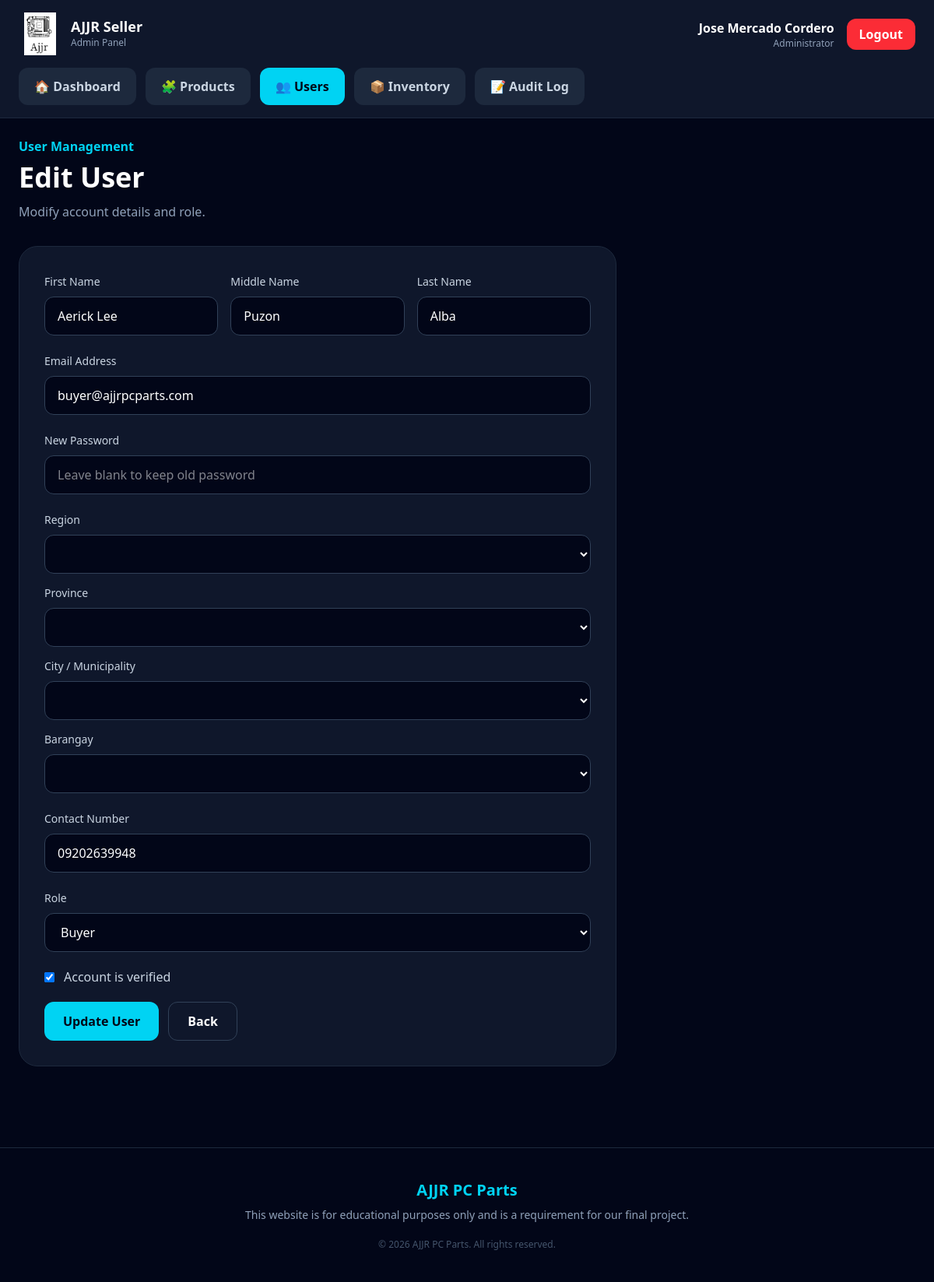
The app's page /seller/editUser.php?id=3 (signed in) with its own data.
### tables this page shows
CREATE TABLE `users` (
  `user_id` int(11) NOT NULL,
  `first_name` varchar(100) NOT NULL DEFAULT '',
  `middle_name` varchar(100) DEFAULT NULL,
  `last_name` varchar(100) NOT NULL DEFAULT '',
  `email` varchar(100) NOT NULL,
  `password` varchar(255) NOT NULL,
  `region` varchar(100) DEFAULT NULL,
  `province` varchar(150) DEFAULT NULL,
  `municipality` varchar(150) DEFAULT NULL,
  `barangay` varchar(150) DEFAULT NULL,
  `contact_number` varchar(20) NOT NULL,
  `role` enum('buyer','admin') NOT NULL DEFAULT 'buyer',
  `is_verified` tinyint(1) NOT NULL DEFAULT 0,
  `verification_token` varchar(255) DEFAULT NULL,
  `created_at` timestamp NOT NULL DEFAULT current_timestamp()
);

### seller/editUser.php (the view, shortened to what this page needs)
<?php
require_once __DIR__ . '/../includes/databaseConnect.php';
require_once __DIR__ . '/../includes/functions.php';
$user_id = isset($_GET['id']) ? intval($_GET['id']) : 0;
$stmt = mysqli_prepare($conn, "SELECT * FROM users WHERE user_id = ?");
mysqli_stmt_bind_param($stmt, "i", $user_id);
mysqli_stmt_execute($stmt);
$user = mysqli_fetch_assoc(mysqli_stmt_get_result($stmt));
?>
<div class="mb-8">
    <p class="text-cyan-400 font-semibold">User Management</p>
    <h1 class="text-4xl font-black mt-2">Edit User</h1>
    <p class="text-slate-400 mt-3">Modify account details and role.</p>
</div>
<div class="max-w-3xl bg-slate-900 border border-slate-800 rounded-3xl p-8">
    <form method="POST" class="space-y-5">
        <div class="grid md:grid-cols-3 gap-4">
            <div>
                <label class="text-sm text-slate-300">First Name</label>
                <input type="text" name="first_name" value="<?= htmlspecialchars($user['first_name'] ?? ''); ?>" required class="w-full mt-2 bg-slate-950 border border-slate-700 rounded-xl px-4 py-3 outline-none focus:border-cyan-400">
            </div>
            <div>
                <label class="text-sm text-slate-300">Middle Name</label>
                <input type="text" name="middle_name" value="<?= htmlspecialchars($user['middle_name'] ?? ''); ?>" class="w-full mt-2 bg-slate-950 border border-slate-700 rounded-xl px-4 py-3 outline-none focus:border-cyan-400">
            </div>
            <div>
                <label class="text-sm text-slate-300">Last Name</label>
                <input type="text" name="last_name" value="<?= htmlspecialchars($user['last_name'] ?? ''); ?>" required class="w-full mt-2 bg-slate-950 border border-slate-700 rounded-xl px-4 py-3 outline-none focus:border-cyan-400">
            </div>
        </div>
        <div>
            <label class="text-sm text-slate-300">Email Address</label>
            <input type="email" name="email" value="<?= htmlspecialchars($user['email']); ?>" required class="w-full mt-2 bg-slate-950 border border-slate-700 rounded-xl px-4 py-3 outline-none focus:border-cyan-400">
        </div>
        <div>
            <label class="text-sm text-slate-300">New Password</label>
            <input type="password" name="new_password" placeholder="Leave blank to keep old password" class="w-full mt-2 bg-slate-950 border border-slate-700 rounded-xl px-4 py-3 outline-none focus:border-cyan-400">
        </div>
        <div class="space-y-3">
            <label class="text-sm text-slate-300">Region</label>
            <select name="region" id="region" required class="w-full mt-2 bg-slate-950 border border-slate-700 rounded-xl px-4 py-3 outline-none focus:border-cyan-400"></select>
            <label class="text-sm text-slate-300">Province</label>
            <select name="province" id="province" required class="w-full mt-2 bg-slate-950 border border-slate-700 rounded-xl px-4 py-3 outline-none focus:border-cyan-400"></select>
            <label class="text-sm text-slate-300">City / Municipality</label>
            <select name="city_municipality" id="city" required class="w-full mt-2 bg-slate-950 border border-slate-700 rounded-xl px-4 py-3 outline-none focus:border-cyan-400"></select>
            <label class="text-sm text-slate-300">Barangay</label>
            <select name="barangay" id="barangay" required class="w-full mt-2 bg-slate-950 border border-slate-700 rounded-xl px-4 py-3 outline-none focus:border-cyan-400"></select>
        </div>
        <div>
            <label class="text-sm text-slate-300">Contact Number</label>
            <input type="text" name="contact_number" value="<?= htmlspecialchars($user['contact_number'] ?? ''); ?>" required class="w-full mt-2 bg-slate-950 border border-slate-700 rounded-xl px-4 py-3 outline-none focus:border-cyan-400">
        </div>
        <div>
            <label class="text-sm text-slate-300">Role</label>
            <select name="role" required class="w-full mt-2 bg-slate-950 border border-slate-700 rounded-xl px-4 py-3 outline-none focus:border-cyan-400">
                <option value="buyer" <?= $user['role'] === 'buyer' ? 'selected' : ''; ?>>Buyer</option>
            </select>
        </div>
        <label class="flex items-center gap-3">
            <input type="checkbox" name="is_verified" <?= $user['is_verified'] ? 'checked' : ''; ?>>
            <span class="text-slate-300">Account is verified</span>
        </label>
        <div class="flex gap-3">
            <button type="submit" class="bg-cyan-400 hover:bg-cyan-300 text-slate-950 px-6 py-3 rounded-xl font-black transition">
                Update User
            </button>
            <a href="manageUsers.php" class="border border-slate-700 hover:border-cyan-400 px-6 py-3 rounded-xl font-bold transition">
                Back
            </a>
        </div>
    </form>
</div>

### records on screen
users: first_name "Aerick Lee", middle_name "Puzon", last_name "Alba", email "buyer@ajjrpcparts.com", contact_number "09202639948", role "Buyer", is_verified "☑"

### other values on screen
$admin_name "Jose Mercado Cordero"
$link[3] "🏠"
$link[2] "Dashboard"
$link[3] "🧩"
$link[2] "Products"
$link[3] "👥"
$link[2] "Users"
$link[3] "📦"
$link[2] "Inventory"
$link[3] "📝"
$link[2] "Audit Log"
